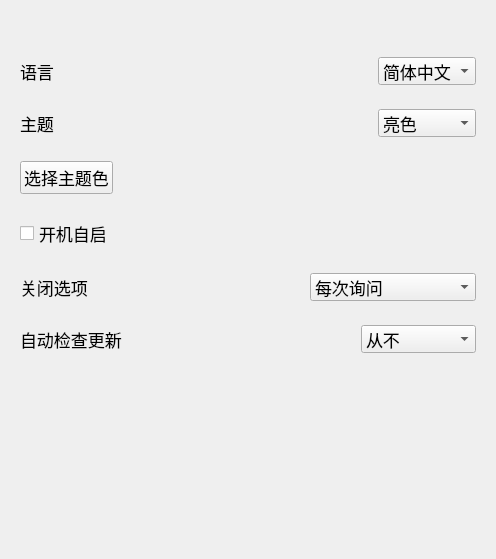
<?xml version="1.0" encoding="UTF-8"?>
<ui version="4.0">
 <class>Settings_UI_Form</class>
 <widget class="QWidget" name="Settings_UI_Form">
  <property name="geometry">
   <rect>
    <x>0</x>
    <y>0</y>
    <width>496</width>
    <height>559</height>
   </rect>
  </property>
  <property name="windowTitle">
   <string>Form</string>
  </property>
  <layout class="QGridLayout" name="gridLayout_7">
   <item row="2" column="1">
    <widget class="CardWidget" name="widget_5" native="true">
     <layout class="QGridLayout" name="gridLayout_5">
      <item row="0" column="0">
       <layout class="QHBoxLayout" name="horizontalLayout_10">
        <item>
         <widget class="CaptionLabel" name="label_9">
          <property name="font">
           <font>
            <pointsize>13</pointsize>
           </font>
          </property>
          <property name="text">
           <string>主题</string>
          </property>
         </widget>
        </item>
        <item>
         <spacer name="horizontalSpacer_10">
          <property name="orientation">
           <enum>Qt::Horizontal</enum>
          </property>
          <property name="sizeHint" stdset="0">
           <size>
            <width>40</width>
            <height>20</height>
           </size>
          </property>
         </spacer>
        </item>
        <item>
         <widget class="ComboBox" name="comboBox_7">
          <property name="font">
           <font>
            <pointsize>13</pointsize>
           </font>
          </property>
          <item>
           <property name="text">
            <string>亮色</string>
           </property>
          </item>
          <item>
           <property name="text">
            <string>暗色</string>
           </property>
          </item>
          <item>
           <property name="text">
            <string>跟随系统</string>
           </property>
          </item>
         </widget>
        </item>
       </layout>
      </item>
     </layout>
    </widget>
   </item>
   <item row="3" column="1">
    <widget class="CardWidget" name="widget_4" native="true">
     <layout class="QGridLayout" name="gridLayout_4">
      <item row="0" column="0">
       <layout class="QHBoxLayout" name="horizontalLayout_12">
        <item>
         <widget class="PrimaryPushButton" name="pushButton_2">
          <property name="font">
           <font>
            <pointsize>13</pointsize>
           </font>
          </property>
          <property name="text">
           <string>选择主题色</string>
          </property>
         </widget>
        </item>
        <item>
         <widget class="QLabel" name="label_11">
          <property name="minimumSize">
           <size>
            <width>55</width>
            <height>24</height>
           </size>
          </property>
          <property name="text">
           <string/>
          </property>
         </widget>
        </item>
        <item>
         <spacer name="horizontalSpacer_12">
          <property name="orientation">
           <enum>Qt::Horizontal</enum>
          </property>
          <property name="sizeHint" stdset="0">
           <size>
            <width>40</width>
            <height>20</height>
           </size>
          </property>
         </spacer>
        </item>
       </layout>
      </item>
     </layout>
    </widget>
   </item>
   <item row="4" column="1">
    <widget class="CardWidget" name="widget_3" native="true">
     <layout class="QGridLayout" name="gridLayout_3">
      <item row="0" column="0">
       <layout class="QHBoxLayout" name="horizontalLayout_7">
        <item>
         <widget class="CheckBox" name="AutoRun_2">
          <property name="font">
           <font>
            <pointsize>13</pointsize>
           </font>
          </property>
          <property name="text">
           <string>开机自启</string>
          </property>
         </widget>
        </item>
        <item>
         <spacer name="horizontalSpacer_7">
          <property name="orientation">
           <enum>Qt::Horizontal</enum>
          </property>
          <property name="sizeHint" stdset="0">
           <size>
            <width>40</width>
            <height>20</height>
           </size>
          </property>
         </spacer>
        </item>
       </layout>
      </item>
     </layout>
    </widget>
   </item>
   <item row="5" column="1">
    <widget class="CardWidget" name="widget_2" native="true">
     <layout class="QGridLayout" name="gridLayout_2">
      <item row="0" column="0">
       <layout class="QHBoxLayout" name="horizontalLayout_8">
        <item>
         <widget class="CaptionLabel" name="label_7">
          <property name="font">
           <font>
            <pointsize>13</pointsize>
           </font>
          </property>
          <property name="text">
           <string>关闭选项</string>
          </property>
         </widget>
        </item>
        <item>
         <spacer name="horizontalSpacer_8">
          <property name="orientation">
           <enum>Qt::Horizontal</enum>
          </property>
          <property name="sizeHint" stdset="0">
           <size>
            <width>40</width>
            <height>20</height>
           </size>
          </property>
         </spacer>
        </item>
        <item>
         <widget class="ComboBox" name="comboBox_5">
          <property name="font">
           <font>
            <pointsize>13</pointsize>
           </font>
          </property>
          <item>
           <property name="text">
            <string>每次询问</string>
           </property>
          </item>
          <item>
           <property name="text">
            <string>退出程序</string>
           </property>
          </item>
          <item>
           <property name="text">
            <string>最小化到系统托盘</string>
           </property>
          </item>
         </widget>
        </item>
       </layout>
      </item>
     </layout>
    </widget>
   </item>
   <item row="6" column="1">
    <widget class="CardWidget" name="widget" native="true">
     <layout class="QGridLayout" name="gridLayout">
      <item row="0" column="0">
       <layout class="QHBoxLayout" name="horizontalLayout_9">
        <item>
         <widget class="CaptionLabel" name="label_8">
          <property name="font">
           <font>
            <pointsize>13</pointsize>
           </font>
          </property>
          <property name="text">
           <string>自动检查更新</string>
          </property>
         </widget>
        </item>
        <item>
         <spacer name="horizontalSpacer_9">
          <property name="orientation">
           <enum>Qt::Horizontal</enum>
          </property>
          <property name="sizeHint" stdset="0">
           <size>
            <width>40</width>
            <height>20</height>
           </size>
          </property>
         </spacer>
        </item>
        <item>
         <widget class="ComboBox" name="comboBox_6">
          <property name="font">
           <font>
            <pointsize>13</pointsize>
           </font>
          </property>
          <item>
           <property name="text">
            <string>从不</string>
           </property>
          </item>
          <item>
           <property name="text">
            <string>每次启动时</string>
           </property>
          </item>
          <item>
           <property name="text">
            <string>每周一次</string>
           </property>
          </item>
         </widget>
        </item>
       </layout>
      </item>
     </layout>
    </widget>
   </item>
   <item row="7" column="1">
    <spacer name="verticalSpacer">
     <property name="orientation">
      <enum>Qt::Vertical</enum>
     </property>
     <property name="sizeHint" stdset="0">
      <size>
       <width>20</width>
       <height>177</height>
      </size>
     </property>
    </spacer>
   </item>
   <item row="1" column="1">
    <widget class="CardWidget" name="widget_6" native="true">
     <layout class="QGridLayout" name="gridLayout_6">
      <item row="0" column="0">
       <layout class="QHBoxLayout" name="horizontalLayout_11">
        <item>
         <widget class="CaptionLabel" name="label_10">
          <property name="font">
           <font>
            <pointsize>13</pointsize>
           </font>
          </property>
          <property name="text">
           <string>语言</string>
          </property>
         </widget>
        </item>
        <item>
         <spacer name="horizontalSpacer_11">
          <property name="orientation">
           <enum>Qt::Horizontal</enum>
          </property>
          <property name="sizeHint" stdset="0">
           <size>
            <width>40</width>
            <height>20</height>
           </size>
          </property>
         </spacer>
        </item>
        <item>
         <widget class="ComboBox" name="comboBox_8">
          <property name="font">
           <font>
            <pointsize>13</pointsize>
           </font>
          </property>
          <item>
           <property name="text">
            <string>简体中文</string>
           </property>
          </item>
         </widget>
        </item>
       </layout>
      </item>
     </layout>
    </widget>
   </item>
   <item row="0" column="1">
    <widget class="QLabel" name="label_6">
     <property name="minimumSize">
      <size>
       <width>0</width>
       <height>31</height>
      </size>
     </property>
     <property name="text">
      <string/>
     </property>
    </widget>
   </item>
  </layout>
 </widget>
 <customwidgets>
  <customwidget>
   <class>CaptionLabel</class>
   <extends>QLabel</extends>
   <header>qfluentwidgets</header>
  </customwidget>
  <customwidget>
   <class>ComboBox</class>
   <extends>QComboBox</extends>
   <header>qfluentwidgets</header>
  </customwidget>
  <customwidget>
   <class>CheckBox</class>
   <extends>QCheckBox</extends>
   <header>qfluentwidgets</header>
  </customwidget>
  <customwidget>
   <class>PrimaryPushButton</class>
   <extends>QPushButton</extends>
   <header>qfluentwidgets</header>
  </customwidget>
  <customwidget>
   <class>CardWidget</class>
   <extends>QWidget</extends>
   <header>qfluentwidgets</header>
   <container>1</container>
  </customwidget>
 </customwidgets>
 <resources/>
 <connections/>
</ui>
